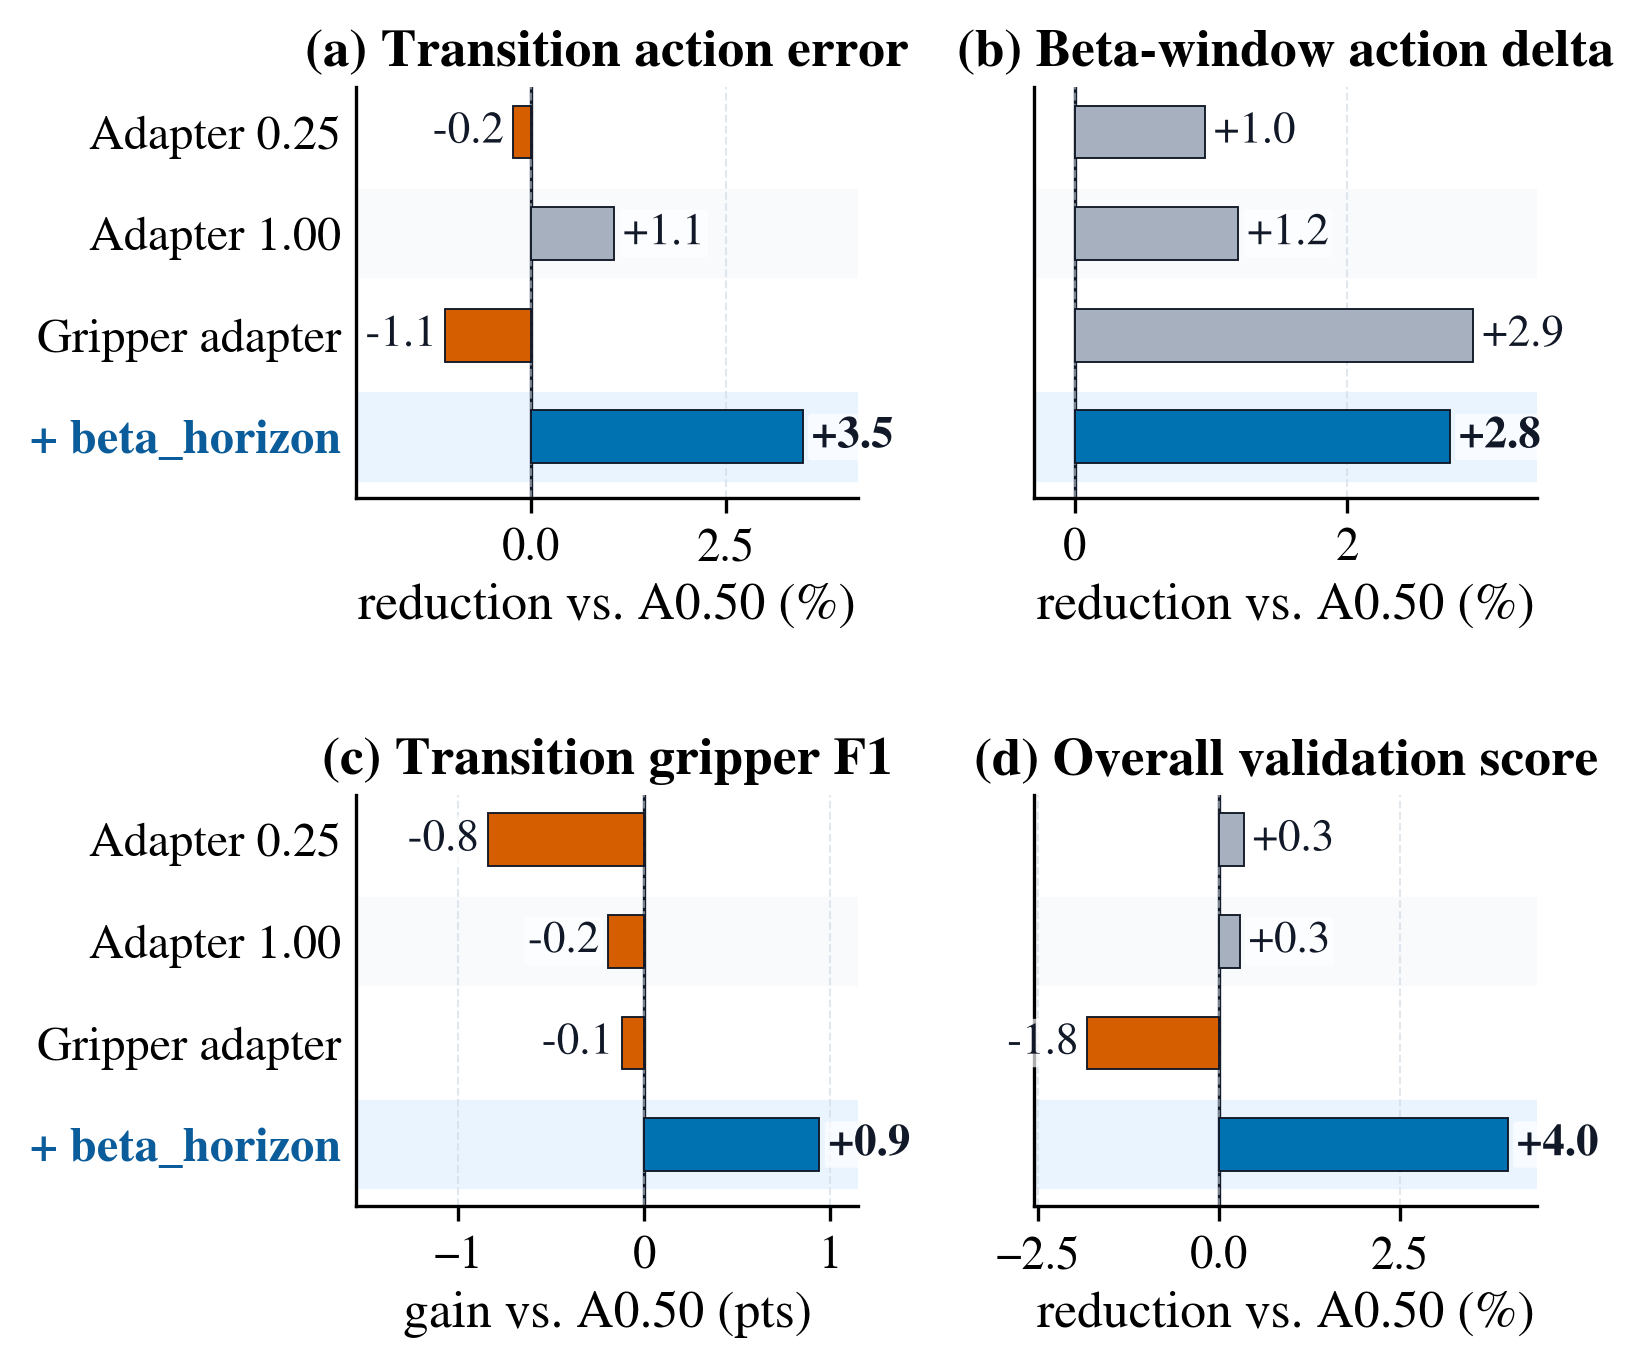

Recreate this plot in Python.
from pathlib import Path
import json

import matplotlib.pyplot as plt
import matplotlib.patheffects as pe
import numpy as np

from plot_style import apply_paper_style


OUT_DIR = Path(__file__).resolve().parent
OUT_NAME = "beta_injection_study"
DATA_PATH = OUT_DIR / f"{OUT_NAME}_data.json"

DATASETS = ["LIBERO", "CALVIN"]
REFERENCE = "Adapter 0.50"
ROWS = ["Adapter 0.25", "Adapter 1.00", "Gripper adapter", "+ beta_horizon"]
HIGHLIGHT = "+ beta_horizon"

COLORS = {
    "positive": "#0072B2",
    "negative": "#D55E00",
    "neutral": "#A7B0BE",
    "highlight": "#0072B2",
    "edge": "#111827",
}

PANEL_TITLE_SIZE = 12.8
AXIS_LABEL_SIZE_LOCAL = 12.4
TICK_LABEL_SIZE_LOCAL = 11.2
ROW_LABEL_SIZE = 11.6
ANNOTATION_SIZE_LOCAL = 10.8


def set_style():
    apply_paper_style(
        {
            "font.size": 11.8,
            "axes.labelsize": AXIS_LABEL_SIZE_LOCAL,
            "axes.titlesize": PANEL_TITLE_SIZE,
            "xtick.labelsize": TICK_LABEL_SIZE_LOCAL,
            "ytick.labelsize": ROW_LABEL_SIZE,
        }
    )


def load_data():
    with DATA_PATH.open("r") as f:
        return json.load(f)


def mean_metric(data, row, metric):
    return float(
        np.mean([float(data["values"][row][dataset][metric]) for dataset in DATASETS])
    )


def value(data, row, metric):
    if metric == "SelectionScore":
        return float(data["values"][row]["SelectionScore"])
    return mean_metric(data, row, metric)


def relative_gain(data, row, metric, error_metric=True, percent=True):
    ref = value(data, REFERENCE, metric)
    cur = value(data, row, metric)
    if error_metric:
        gain = (ref - cur) / ref
    else:
        gain = cur - ref
    if percent:
        gain *= 100.0
    return gain


def build_panel_values(data):
    return {
        "TransL1": [
            relative_gain(data, row, "TransL1", error_metric=True, percent=True)
            for row in ROWS
        ],
        "ActionDeltaL1Beta": [
            relative_gain(
                data, row, "ActionDeltaL1Beta", error_metric=True, percent=True
            )
            for row in ROWS
        ],
        "TGripF1": [
            relative_gain(data, row, "TGripF1", error_metric=False, percent=True)
            for row in ROWS
        ],
        "SelectionScore": [
            relative_gain(data, row, "SelectionScore", error_metric=True, percent=True)
            for row in ROWS
        ],
    }


def add_row_guides(ax):
    for i, row in enumerate(ROWS):
        if i % 2 == 1:
            ax.axhspan(i - 0.42, i + 0.42, color="#F8FAFC", zorder=0)
        if row == HIGHLIGHT:
            ax.axhspan(i - 0.42, i + 0.42, color="#EAF4FF", zorder=0)


def style_yaxis(ax, show_labels):
    y = np.arange(len(ROWS))
    ax.set_yticks(y)
    if show_labels:
        labels = ax.set_yticklabels(ROWS, fontsize=ROW_LABEL_SIZE)
        for label, row in zip(labels, ROWS, strict=False):
            if row == HIGHLIGHT:
                label.set_color("#0B5C9A")
                label.set_fontweight("bold")
    else:
        ax.set_yticklabels([])
    ax.invert_yaxis()
    ax.tick_params(axis="y", length=0, labelsize=ROW_LABEL_SIZE)


def bar_color(row, val):
    if row == HIGHLIGHT:
        return COLORS["highlight"]
    if val < 0:
        return COLORS["negative"]
    return COLORS["neutral"]


def draw_panel(ax, values, title, xlabel, xlim, fmt, show_labels=False):
    y = np.arange(len(ROWS))
    add_row_guides(ax)
    ax.axvline(0.0, color="#111827", linewidth=0.8, zorder=1)

    for yi, row, val in zip(y, ROWS, values, strict=False):
        ax.barh(
            yi,
            val,
            height=0.52,
            color=bar_color(row, val),
            edgecolor=COLORS["edge"],
            linewidth=0.45,
            zorder=3,
        )
        dx = (xlim[1] - xlim[0]) * 0.018
        if val >= 0:
            text_x = val + dx
            ha = "left"
        else:
            text_x = val - dx
            ha = "right"
        label = ax.text(
            text_x,
            yi,
            fmt.format(val),
            ha=ha,
            va="center",
            fontsize=ANNOTATION_SIZE_LOCAL,
            fontweight="bold" if row == HIGHLIGHT else "normal",
            color="#111827",
            clip_on=False,
            zorder=4,
            bbox={
                "boxstyle": "round,pad=0.08",
                "facecolor": "white",
                "edgecolor": "none",
                "alpha": 0.68,
            },
        )
        label.set_path_effects(
            [
                pe.SimpleLineShadow(offset=(0.65, -0.65), alpha=0.22),
                pe.Normal(),
            ]
        )

    ax.set_title(title, fontsize=PANEL_TITLE_SIZE, fontweight="semibold", pad=5)
    ax.set_xlabel(xlabel, fontsize=AXIS_LABEL_SIZE_LOCAL, labelpad=3)
    ax.set_xlim(*xlim)
    style_yaxis(ax, show_labels)
    ax.tick_params(axis="x", labelsize=TICK_LABEL_SIZE_LOCAL)
    ax.grid(axis="x", linestyle="--", linewidth=0.5, color="#CBD5E1", alpha=0.55)


def main():
    set_style()
    data = load_data()
    panel_values = build_panel_values(data)

    fig = plt.figure(figsize=(5.25, 4.55))
    gs = fig.add_gridspec(2, 2, wspace=0.35, hspace=0.72)
    axes = [fig.add_subplot(gs[i, j]) for i in range(2) for j in range(2)]

    draw_panel(
        axes[0],
        panel_values["TransL1"],
        "(a) Transition action error",
        "reduction vs. A0.50 (%)",
        (-2.25, 4.2),
        "{:+.1f}",
        show_labels=True,
    )
    draw_panel(
        axes[1],
        panel_values["ActionDeltaL1Beta"],
        "(b) Beta-window action delta",
        "reduction vs. A0.50 (%)",
        (-0.3, 3.4),
        "{:+.1f}",
        show_labels=False,
    )
    draw_panel(
        axes[2],
        panel_values["TGripF1"],
        "(c) Transition gripper F1",
        "gain vs. A0.50 (pts)",
        (-1.55, 1.15),
        "{:+.1f}",
        show_labels=True,
    )
    draw_panel(
        axes[3],
        panel_values["SelectionScore"],
        "(d) Overall validation score",
        "reduction vs. A0.50 (%)",
        (-2.55, 4.4),
        "{:+.1f}",
        show_labels=False,
    )

    fig.subplots_adjust(left=0.235, right=0.985, top=0.94, bottom=0.12)
    OUT_DIR.mkdir(parents=True, exist_ok=True)
    for ext in ("pdf", "png"):
        out = OUT_DIR / f"{OUT_NAME}.{ext}"
        fig.savefig(out, dpi=300, bbox_inches="tight")
        print(out)


if __name__ == "__main__":
    main()
